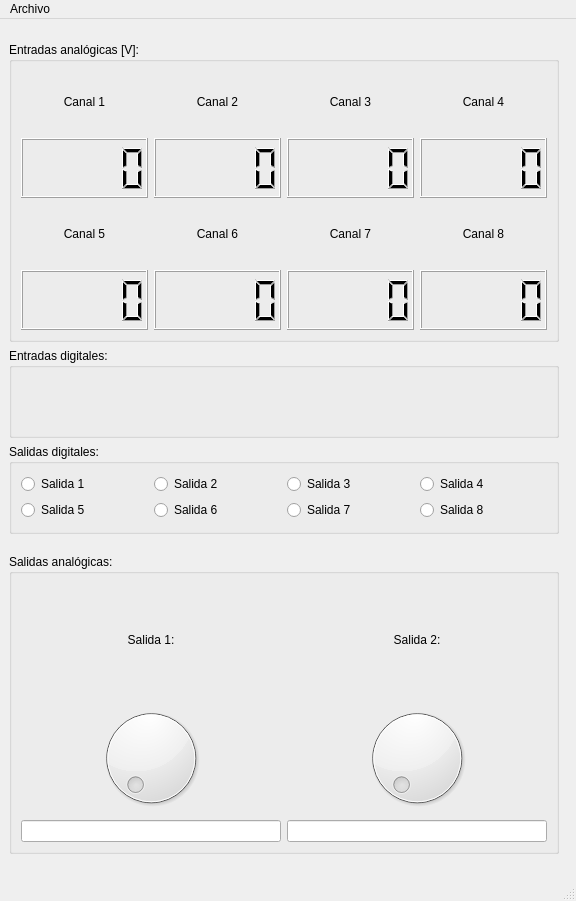
<?xml version="1.0" encoding="UTF-8"?>
<ui version="4.0">
 <class>MainWindow</class>
 <widget class="QMainWindow" name="MainWindow">
  <property name="geometry">
   <rect>
    <x>0</x>
    <y>0</y>
    <width>576</width>
    <height>901</height>
   </rect>
  </property>
  <property name="windowTitle">
   <string>MainWindow</string>
  </property>
  <widget class="QWidget" name="centralwidget">
   <layout class="QVBoxLayout" name="verticalLayout_15">
    <item>
     <layout class="QVBoxLayout" name="verticalLayout_14">
      <item>
       <widget class="QGroupBox" name="analogInGroupBox">
        <property name="minimumSize">
         <size>
          <width>550</width>
          <height>300</height>
         </size>
        </property>
        <property name="maximumSize">
         <size>
          <width>550</width>
          <height>300</height>
         </size>
        </property>
        <property name="title">
         <string>Entradas analógicas [V]:</string>
        </property>
        <layout class="QGridLayout" name="gridLayout_2">
         <item row="0" column="0">
          <layout class="QVBoxLayout" name="verticalLayout_9">
           <item>
            <layout class="QHBoxLayout" name="horizontalLayout">
             <item>
              <layout class="QVBoxLayout" name="verticalLayout">
               <item>
                <widget class="QLabel" name="label">
                 <property name="text">
                  <string>Canal 1</string>
                 </property>
                 <property name="alignment">
                  <set>Qt::AlignCenter</set>
                 </property>
                </widget>
               </item>
               <item>
                <widget class="QLCDNumber" name="lcdChannel0"/>
               </item>
              </layout>
             </item>
             <item>
              <layout class="QVBoxLayout" name="verticalLayout_2">
               <item>
                <widget class="QLabel" name="label_2">
                 <property name="text">
                  <string>Canal 2</string>
                 </property>
                 <property name="alignment">
                  <set>Qt::AlignCenter</set>
                 </property>
                </widget>
               </item>
               <item>
                <widget class="QLCDNumber" name="lcdChannel1"/>
               </item>
              </layout>
             </item>
             <item>
              <layout class="QVBoxLayout" name="verticalLayout_3">
               <item>
                <widget class="QLabel" name="label_3">
                 <property name="text">
                  <string>Canal 3</string>
                 </property>
                 <property name="alignment">
                  <set>Qt::AlignCenter</set>
                 </property>
                </widget>
               </item>
               <item>
                <widget class="QLCDNumber" name="lcdChannel2"/>
               </item>
              </layout>
             </item>
             <item>
              <layout class="QVBoxLayout" name="verticalLayout_4">
               <item>
                <widget class="QLabel" name="label_4">
                 <property name="text">
                  <string>Canal 4</string>
                 </property>
                 <property name="alignment">
                  <set>Qt::AlignCenter</set>
                 </property>
                </widget>
               </item>
               <item>
                <widget class="QLCDNumber" name="lcdChannel3"/>
               </item>
              </layout>
             </item>
            </layout>
           </item>
           <item>
            <layout class="QHBoxLayout" name="horizontalLayout_2">
             <item>
              <layout class="QVBoxLayout" name="verticalLayout_5">
               <item>
                <widget class="QLabel" name="label_6">
                 <property name="text">
                  <string>Canal 5</string>
                 </property>
                 <property name="alignment">
                  <set>Qt::AlignCenter</set>
                 </property>
                </widget>
               </item>
               <item>
                <widget class="QLCDNumber" name="lcdChannel4"/>
               </item>
              </layout>
             </item>
             <item>
              <layout class="QVBoxLayout" name="verticalLayout_6">
               <item>
                <widget class="QLabel" name="label_8">
                 <property name="text">
                  <string>Canal 6</string>
                 </property>
                 <property name="alignment">
                  <set>Qt::AlignCenter</set>
                 </property>
                </widget>
               </item>
               <item>
                <widget class="QLCDNumber" name="lcdChannel5">
                 <property name="segmentStyle">
                  <enum>QLCDNumber::Filled</enum>
                 </property>
                </widget>
               </item>
              </layout>
             </item>
             <item>
              <layout class="QVBoxLayout" name="verticalLayout_7">
               <item>
                <widget class="QLabel" name="label_5">
                 <property name="text">
                  <string>Canal 7</string>
                 </property>
                 <property name="alignment">
                  <set>Qt::AlignCenter</set>
                 </property>
                </widget>
               </item>
               <item>
                <widget class="QLCDNumber" name="lcdChannel6"/>
               </item>
              </layout>
             </item>
             <item>
              <layout class="QVBoxLayout" name="verticalLayout_8">
               <item>
                <widget class="QLabel" name="label_7">
                 <property name="text">
                  <string>Canal 8</string>
                 </property>
                 <property name="alignment">
                  <set>Qt::AlignCenter</set>
                 </property>
                </widget>
               </item>
               <item>
                <widget class="QLCDNumber" name="lcdChannel7"/>
               </item>
              </layout>
             </item>
            </layout>
           </item>
          </layout>
         </item>
        </layout>
       </widget>
      </item>
      <item>
       <layout class="QVBoxLayout" name="verticalLayout_13">
        <item>
         <widget class="QGroupBox" name="digitalInGroupBox">
          <property name="minimumSize">
           <size>
            <width>550</width>
            <height>90</height>
           </size>
          </property>
          <property name="maximumSize">
           <size>
            <width>550</width>
            <height>90</height>
           </size>
          </property>
          <property name="title">
           <string>Entradas digitales:</string>
          </property>
          <layout class="QHBoxLayout" name="horizontalLayout_6">
           <item>
            <layout class="QHBoxLayout" name="horizontalLayout_5">
             <item>
              <widget class="QLabel" name="led0">
               <property name="minimumSize">
                <size>
                 <width>48</width>
                 <height>48</height>
                </size>
               </property>
               <property name="maximumSize">
                <size>
                 <width>48</width>
                 <height>48</height>
                </size>
               </property>
               <property name="text">
                <string/>
               </property>
               <property name="pixmap">
                <pixmap>ui/icons/led-off.png</pixmap>
               </property>
               <property name="scaledContents">
                <bool>true</bool>
               </property>
               <property name="alignment">
                <set>Qt::AlignCenter</set>
               </property>
              </widget>
             </item>
             <item>
              <widget class="QLabel" name="led1">
               <property name="minimumSize">
                <size>
                 <width>48</width>
                 <height>48</height>
                </size>
               </property>
               <property name="maximumSize">
                <size>
                 <width>48</width>
                 <height>48</height>
                </size>
               </property>
               <property name="text">
                <string/>
               </property>
               <property name="pixmap">
                <pixmap>ui/icons/led-off.png</pixmap>
               </property>
               <property name="scaledContents">
                <bool>true</bool>
               </property>
               <property name="alignment">
                <set>Qt::AlignCenter</set>
               </property>
              </widget>
             </item>
             <item>
              <widget class="QLabel" name="led2">
               <property name="minimumSize">
                <size>
                 <width>48</width>
                 <height>48</height>
                </size>
               </property>
               <property name="maximumSize">
                <size>
                 <width>48</width>
                 <height>48</height>
                </size>
               </property>
               <property name="text">
                <string/>
               </property>
               <property name="pixmap">
                <pixmap>ui/icons/led-off.png</pixmap>
               </property>
               <property name="scaledContents">
                <bool>true</bool>
               </property>
               <property name="alignment">
                <set>Qt::AlignCenter</set>
               </property>
              </widget>
             </item>
             <item>
              <widget class="QLabel" name="led3">
               <property name="minimumSize">
                <size>
                 <width>48</width>
                 <height>48</height>
                </size>
               </property>
               <property name="maximumSize">
                <size>
                 <width>48</width>
                 <height>48</height>
                </size>
               </property>
               <property name="text">
                <string/>
               </property>
               <property name="pixmap">
                <pixmap>ui/icons/led-off.png</pixmap>
               </property>
               <property name="scaledContents">
                <bool>true</bool>
               </property>
               <property name="alignment">
                <set>Qt::AlignCenter</set>
               </property>
              </widget>
             </item>
             <item>
              <widget class="QLabel" name="led4">
               <property name="minimumSize">
                <size>
                 <width>48</width>
                 <height>48</height>
                </size>
               </property>
               <property name="maximumSize">
                <size>
                 <width>48</width>
                 <height>48</height>
                </size>
               </property>
               <property name="text">
                <string/>
               </property>
               <property name="pixmap">
                <pixmap>ui/icons/led-off.png</pixmap>
               </property>
               <property name="scaledContents">
                <bool>true</bool>
               </property>
               <property name="alignment">
                <set>Qt::AlignCenter</set>
               </property>
              </widget>
             </item>
             <item>
              <widget class="QLabel" name="led5">
               <property name="minimumSize">
                <size>
                 <width>48</width>
                 <height>48</height>
                </size>
               </property>
               <property name="maximumSize">
                <size>
                 <width>48</width>
                 <height>48</height>
                </size>
               </property>
               <property name="text">
                <string/>
               </property>
               <property name="pixmap">
                <pixmap>ui/icons/led-off.png</pixmap>
               </property>
               <property name="scaledContents">
                <bool>true</bool>
               </property>
               <property name="alignment">
                <set>Qt::AlignCenter</set>
               </property>
              </widget>
             </item>
             <item>
              <widget class="QLabel" name="led6">
               <property name="minimumSize">
                <size>
                 <width>48</width>
                 <height>48</height>
                </size>
               </property>
               <property name="maximumSize">
                <size>
                 <width>48</width>
                 <height>48</height>
                </size>
               </property>
               <property name="text">
                <string/>
               </property>
               <property name="pixmap">
                <pixmap>ui/icons/led-off.png</pixmap>
               </property>
               <property name="scaledContents">
                <bool>true</bool>
               </property>
               <property name="alignment">
                <set>Qt::AlignCenter</set>
               </property>
              </widget>
             </item>
             <item>
              <widget class="QLabel" name="led7">
               <property name="minimumSize">
                <size>
                 <width>48</width>
                 <height>48</height>
                </size>
               </property>
               <property name="maximumSize">
                <size>
                 <width>48</width>
                 <height>48</height>
                </size>
               </property>
               <property name="text">
                <string/>
               </property>
               <property name="pixmap">
                <pixmap>ui/icons/led-off.png</pixmap>
               </property>
               <property name="scaledContents">
                <bool>true</bool>
               </property>
               <property name="alignment">
                <set>Qt::AlignCenter</set>
               </property>
              </widget>
             </item>
            </layout>
           </item>
          </layout>
         </widget>
        </item>
        <item>
         <widget class="QGroupBox" name="digitalOutGroupBox">
          <property name="minimumSize">
           <size>
            <width>550</width>
            <height>90</height>
           </size>
          </property>
          <property name="maximumSize">
           <size>
            <width>550</width>
            <height>90</height>
           </size>
          </property>
          <property name="title">
           <string>Salidas digitales:</string>
          </property>
          <layout class="QGridLayout" name="gridLayout">
           <item row="0" column="0">
            <layout class="QVBoxLayout" name="verticalLayout_12">
             <item>
              <layout class="QHBoxLayout" name="horizontalLayout_4">
               <item>
                <widget class="QRadioButton" name="radioButton">
                 <property name="text">
                  <string>Salida 1</string>
                 </property>
                 <property name="autoExclusive">
                  <bool>false</bool>
                 </property>
                </widget>
               </item>
               <item>
                <widget class="QRadioButton" name="radioButton_6">
                 <property name="text">
                  <string>Salida 2</string>
                 </property>
                 <property name="autoExclusive">
                  <bool>false</bool>
                 </property>
                </widget>
               </item>
               <item>
                <widget class="QRadioButton" name="radioButton_5">
                 <property name="text">
                  <string>Salida 3</string>
                 </property>
                 <property name="autoExclusive">
                  <bool>false</bool>
                 </property>
                </widget>
               </item>
               <item>
                <widget class="QRadioButton" name="radioButton_7">
                 <property name="text">
                  <string>Salida 4</string>
                 </property>
                 <property name="autoExclusive">
                  <bool>false</bool>
                 </property>
                </widget>
               </item>
              </layout>
             </item>
             <item>
              <layout class="QHBoxLayout" name="horizontalLayout_3">
               <item>
                <widget class="QRadioButton" name="radioButton_4">
                 <property name="text">
                  <string>Salida 5</string>
                 </property>
                 <property name="autoExclusive">
                  <bool>false</bool>
                 </property>
                </widget>
               </item>
               <item>
                <widget class="QRadioButton" name="radioButton_3">
                 <property name="text">
                  <string>Salida 6</string>
                 </property>
                 <property name="autoExclusive">
                  <bool>false</bool>
                 </property>
                </widget>
               </item>
               <item>
                <widget class="QRadioButton" name="radioButton_2">
                 <property name="text">
                  <string>Salida 7</string>
                 </property>
                 <property name="autoExclusive">
                  <bool>false</bool>
                 </property>
                </widget>
               </item>
               <item>
                <widget class="QRadioButton" name="radioButton_8">
                 <property name="text">
                  <string>Salida 8</string>
                 </property>
                 <property name="autoExclusive">
                  <bool>false</bool>
                 </property>
                </widget>
               </item>
              </layout>
             </item>
            </layout>
           </item>
          </layout>
         </widget>
        </item>
       </layout>
      </item>
     </layout>
    </item>
    <item>
     <widget class="QGroupBox" name="analogOutGroupBox">
      <property name="minimumSize">
       <size>
        <width>550</width>
        <height>300</height>
       </size>
      </property>
      <property name="maximumSize">
       <size>
        <width>550</width>
        <height>300</height>
       </size>
      </property>
      <property name="title">
       <string>Salidas analógicas:</string>
      </property>
      <layout class="QGridLayout" name="gridLayout_4">
       <item row="0" column="0">
        <layout class="QGridLayout" name="gridLayout_3">
         <item row="0" column="0">
          <layout class="QVBoxLayout" name="verticalLayout_10">
           <item>
            <widget class="QLabel" name="labelAnalogOut1">
             <property name="text">
              <string>Salida 1:</string>
             </property>
             <property name="alignment">
              <set>Qt::AlignCenter</set>
             </property>
            </widget>
           </item>
           <item>
            <widget class="QDial" name="dialAnalogOut1"/>
           </item>
           <item>
            <widget class="QLineEdit" name="lineEditAnalogOut1">
             <property name="readOnly">
              <bool>true</bool>
             </property>
            </widget>
           </item>
          </layout>
         </item>
         <item row="0" column="1">
          <layout class="QVBoxLayout" name="verticalLayout_11">
           <item>
            <widget class="QLabel" name="labelAnalogOut2">
             <property name="text">
              <string>Salida 2:</string>
             </property>
             <property name="alignment">
              <set>Qt::AlignCenter</set>
             </property>
            </widget>
           </item>
           <item>
            <widget class="QDial" name="dialAnalogOut2"/>
           </item>
           <item>
            <widget class="QLineEdit" name="lineEditAnalogOut2">
             <property name="readOnly">
              <bool>true</bool>
             </property>
            </widget>
           </item>
          </layout>
         </item>
        </layout>
       </item>
      </layout>
     </widget>
    </item>
   </layout>
  </widget>
  <widget class="QMenuBar" name="menubar">
   <property name="geometry">
    <rect>
     <x>0</x>
     <y>0</y>
     <width>576</width>
     <height>23</height>
    </rect>
   </property>
   <widget class="QMenu" name="menuArchivo">
    <property name="title">
     <string>Archivo</string>
    </property>
    <addaction name="actionConectar"/>
    <addaction name="actionDesconectat"/>
    <addaction name="actionSalir"/>
   </widget>
   <addaction name="menuArchivo"/>
  </widget>
  <widget class="QStatusBar" name="statusbar"/>
  <action name="actionConectar">
   <property name="text">
    <string>Conectar</string>
   </property>
  </action>
  <action name="actionDesconectat">
   <property name="text">
    <string>Desconectar</string>
   </property>
  </action>
  <action name="actionSalir">
   <property name="text">
    <string>Salir</string>
   </property>
  </action>
 </widget>
 <resources/>
 <connections/>
</ui>
